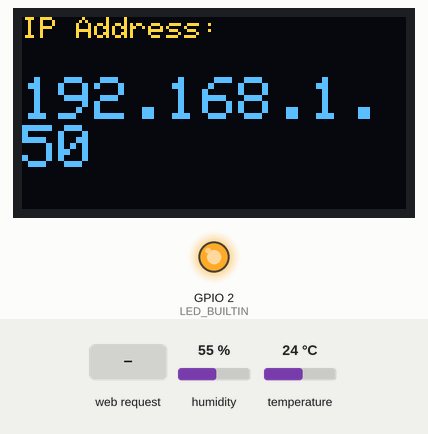
Bench run of a sketch on a simulated ESP8266 (NodeMCU). On the bench: 128×64 one-colour display, output pins drawn as LEDs (lit = HIGH, except the on-board LED, lit = LOW). The inputs (shaded band) are chosen by the test bench; at power-on: humidity 55 %, temperature 24 °C. The OLED is the two-colour kind (top 16 rows yellow); WiFi joins after 1.5 s; servers stay silent unless stated; what the sketch prints to the serial monitor is not drawn.

Above: at 2.7 s.
2.8 s: HTTP request GET / received
At 3.1 s:
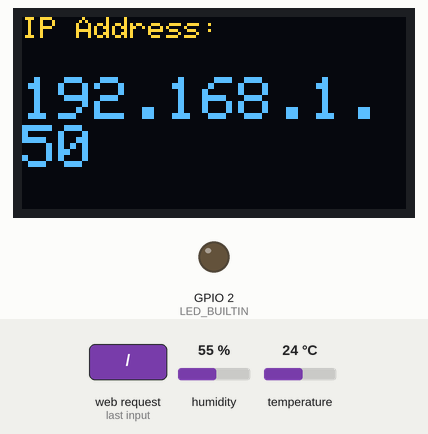
Timing chart, 0 to 5.8 s (numbered marks = the images above; inputs shaded):
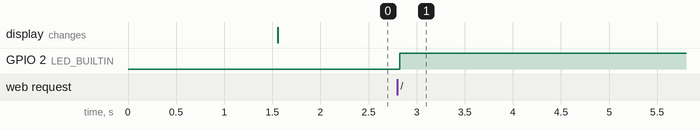

The sketch:

sensor.ino
```cpp
#include <ESP8266WiFi.h>
#include <ESP8266WebServer.h>
#include <Adafruit_GFX.h>
#include <Adafruit_SSD1306.h>
#include <DHT.h>

const char* ssid     = "HOTSPOT@UPNJATIM.AC.ID";
const char* password = "belanegara";

// Hardware Pins
#define DHTPIN 0      // D3
#define DHTTYPE DHT11
DHT dht(DHTPIN, DHTTYPE);

#define SCREEN_WIDTH 128
#define SCREEN_HEIGHT 64
Adafruit_SSD1306 display(SCREEN_WIDTH, SCREEN_HEIGHT, &Wire, -1);

// Web Server
ESP8266WebServer server(80);

// ================= ROOT (WEB UI) =================
void handleRoot() {
  digitalWrite(LED_BUILTIN, LOW);

  float t = dht.readTemperature();
  float h = dht.readHumidity();

  // Validasi jika sensor gagal baca
  if (isnan(t) || isnan(h)) {
    t = 0;
    h = 0;
  }

  String html = R"rawliteral(
<!DOCTYPE html>
<html>
<head>
<meta name='viewport' content='width=device-width, initial-scale=1'>
<meta http-equiv='refresh' content='10'>
<title>Kelompok 8 - FARHANNNNNN</title>

<style>
    body {
        font-family: Arial;
        text-align: center;
        background: linear-gradient(to right, #3d36ff, #f5057d);
        color: white;
        margin: 0;
        padding: 0;
    }
    .container {
        margin-top: 50px;
        background: rgba(54,168,256,3);
        padding: 20px;
        border-radius: 50px;
        width: 300px;
        margin-left: auto;
        margin-right: auto;
        box-shadow: 0px 4px 15px rgba(0,0,0,0.3);
    }
    h1 { margin-bottom: 5px;  margin-top: 5px; }
    h3 { margin-top: 0; font-weight: normal; }
    .data {
        font-size: 24px;
        margin: 15px 0;
    }
    .footer {
        margin-top: 20px;
        font-size: 12px;
        opacity: 0.8;
    }
</style>

</head>

<body>

<div class="container">
    <h1>SENSOR E FARHAN</h1>
    <h3>Kelompok 8</h3>

    <div class="data">
        Suhu: <b>%TEMP% °C</b>
    </div>

    <div class="data">
        Kelembapan: <b>%HUM% %</b>
    </div>

</div>

</body>
</html>
)rawliteral";

  html.replace("%TEMP%", String(t));
  html.replace("%HUM%", String(h));

  server.send(200, "text/html", html);

  digitalWrite(LED_BUILTIN, HIGH);
}

// ================= JSON =================
void handleRootJSON() {
  digitalWrite(LED_BUILTIN, LOW);

  float t = dht.readTemperature();
  float h = dht.readHumidity();

  if (isnan(t) || isnan(h)) {
    t = 0;
    h = 0;
  }

  String json = "{";
  json += "\"temperature\": " + String(t) + ",";
  json += "\"humidity\": " + String(h);
  json += "}";

  server.send(200, "application/json", json);

  digitalWrite(LED_BUILTIN, HIGH);
}

// ================= SETUP =================
void setup() {
  Serial.println("JAJAL\n");
  Serial.begin(115200);
  pinMode(LED_BUILTIN, OUTPUT);

  dht.begin();

  display.begin(SSD1306_SWITCHCAPVCC, 0x3C);
  display.clearDisplay();
  display.setTextColor(WHITE);

  WiFi.begin(ssid, password);

  while (WiFi.status() != WL_CONNECTED) {
    delay(500);
  }

  // ROUTING
  server.on("/", handleRoot);
  server.on("/data", handleRootJSON); // ✅ tambahan penting

  server.begin();

  // OLED tampilkan IP
  display.clearDisplay();
  display.setCursor(0,0);
  display.println("IP Address:");

  display.setTextSize(2);
  display.setCursor(0,20);
  display.println(WiFi.localIP());
  display.display();

  Serial.println(WiFi.localIP());
}

// ================= LOOP =================
void loop() {
  server.handleClient();
}
```

Measured:
- after the input at 2.8 s, GPIO 2 (LED_BUILTIN): LOW → HIGH at once
